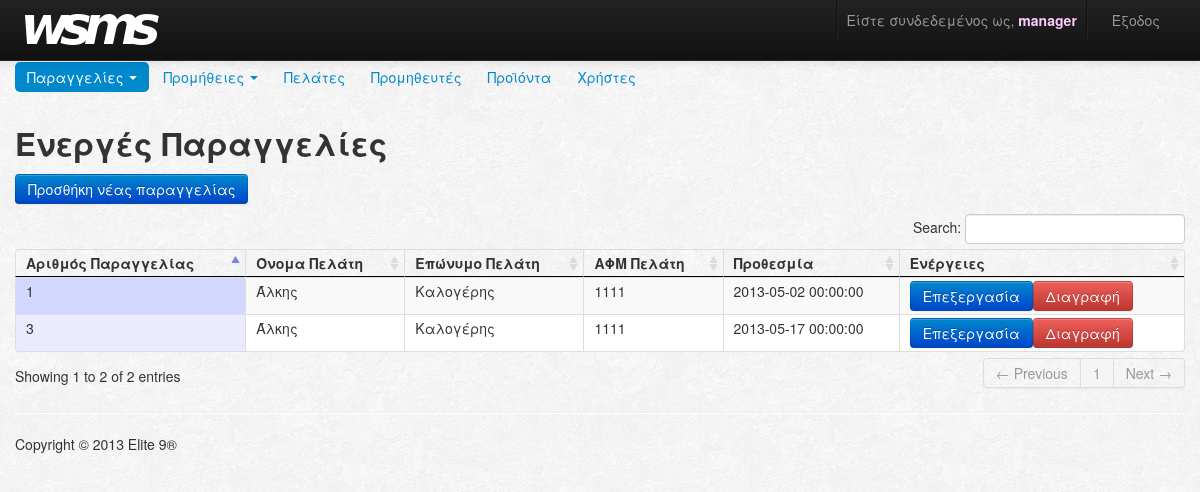
Page /saleOrder/index (signed in) on the committed database.
### tables this page shows
CREATE TABLE IF NOT EXISTS `saleorder` (
  `idSaleOrder` int(11) NOT NULL AUTO_INCREMENT,
  `dateUpdated` datetime NOT NULL,
  `dateCreated` datetime NOT NULL,
  `dateClosed` datetime DEFAULT NULL,
  `dateDue` datetime DEFAULT NULL,
  `customerSsn` varchar(9) NOT NULL,
  `idUser` int(11) NOT NULL,
  `status` enum('active','inactive','closed','problem') NOT NULL,
  `address` varchar(100) DEFAULT NULL,
  `updated` CHAR(0) DEFAULT NULL,
  PRIMARY KEY (`idSaleOrder`,`dateUpdated`),
  KEY `fk_OrderSale_Customer1_idx` (`customerSsn`),
  KEY `fk_OrderSale_User1_idx` (`idUser`)
);

CREATE TABLE IF NOT EXISTS `customer` (
  `ssn` varchar(9) NOT NULL,
  `name` varchar(45) NOT NULL,
  `surname` varchar(45) NOT NULL,
  `phone` varchar(20) DEFAULT NULL,
  `cellphone` varchar(20) DEFAULT NULL,
  `email` varchar(45) DEFAULT NULL,
  `address` varchar(100) NOT NULL,
  `zipCode` varchar(10) NOT NULL,
  `city` varchar(45) NOT NULL,
  `version` int(11) NOT NULL DEFAULT '0',
  PRIMARY KEY (`ssn`)
);

### index.php (called while the page is built, shortened)
<?php
$app = new Router();

### Models/entities/SaleOrder.php (called while the page is built, shortened)
<?php
class SaleOrder
{
    public function __construct($dateDue,
								$customerSsn,
								$idUser,
								$status,
								$middleProductObjArray,
								$dateCreated = null,
								$idSaleOrder = null,
								$dateUpdated = null,
								$dateClosed = null,
    							$address = null)
    {
		$this->idSaleOrder = $idSaleOrder;
		$this->dateDue = $dateDue;
    }
}

### Models/SaleOrderModel.php (called while the page is built, shortened)
<?php
require_once("entities/SaleOrder.php");
require_once("entities/Connector.php");
class SaleOrderModel extends Model
{
	public static function getSaleOrdersByStatus($username, $status)
	{
		$pdo = Connector::getPDO();
        try
        {
			$stmt = $pdo->prepare("SELECT idUser, role FROM user WHERE username = :username");
			$stmt->bindValue(":username", $username);
            $stmt->execute();
			$userCol = $stmt->fetch(PDO::FETCH_ASSOC);
			if( $userCol['role'] == 'MANAGER' )
			{
				$stmt = $pdo->prepare("SELECT * FROM saleorder
									  WHERE dateCreated <> dateUpdated
									  AND status = :status");
			}
			else
			{
				$stmt = $pdo->prepare("SELECT * FROM saleorder
									  WHERE idUser = :idUser
									  AND dateCreated <> dateUpdated
									  AND status = :status");
				$stmt->bindValue(":idUser", $userCol['idUser']);
			}
			$stmt->bindValue(":status", $status);
            $stmt->execute();
            $saleOrderColumns = $stmt->fetchAll();
            $saleOrderObjArray = array();
            foreach ($saleOrderColumns as $saleOrderCol)
            {
                $stmt = $pdo->prepare("SELECT sku, currentDescription, currentPriceSale, currentPriceSupply, currentDiscount, quantityCreated, quantityClosed
									  FROM saleorder_has_product
                                      WHERE idSaleOrder = :idSaleOrder
									  AND dateUpdated = :dateUpdated");
                $stmt->bindValue(":idSaleOrder", $saleOrderCol['idSaleOrder']);
				$stmt->bindValue(":dateUpdated", $saleOrderCol['dateUpdated']);
                $stmt->execute();
                $middleProductsColumns = $stmt->fetchAll();
                $middleProductObjArray = array();
                foreach ($middleProductsColumns as $middleProductsCol)
                {
                    $middleProductObjArray[] = new MiddleProduct($middleProductsCol['sku'],
																 $middleProductsCol['currentDescription'],
																 $middleProductsCol['currentPriceSale'],
																 $middleProductsCol['currentPriceSupply'],
																 $middleProductsCol['currentDiscount'],
																 $middleProductsCol['quantityCreated'],
																 $middleProductsCol['quantityClosed']);
                }
                $saleOrderObjArray[] =  new SaleOrder($saleOrderCol['dateDue'],
													  $saleOrderCol['customerSsn'],
													  $saleOrderCol['idUser'],
													  $saleOrderCol['status'],
													  $middleProductObjArray,
													  $saleOrderCol['dateCreated'],
													  $saleOrderCol['idSaleOrder'],
													  $saleOrderCol['dateUpdated'],
                									  $saleOrderCol['dateClosed'],
                									  $saleOrderCol['address']);
            }
            return $saleOrderObjArray;
		}
		catch(PDOException $e)
        {
			$pdo->rollBack();
			throw $e;
        }
	}
}

### Models/entities/Connector.php (called while the page is built, shortened)
<?php
class Connector
{
    private function __construct()
    {
        try
        {
            $username = "wsms";
        }
        catch(PDOException $e)
        {
	       echo $e->getMessage();
        }
    }
}

### Models/CustomerModel.php (called while the page is built, shortened)
<?php
require_once("entities/Connector.php");
class CustomerModel extends Model
{
    public static function getCustomerBySsn($customerSsn)
    {
		$pdo = Connector::getPDO();
        try
        {
            $stmt = $pdo->prepare("SELECT *
                                  FROM customer
                                  WHERE ssn = :customerSsn");
            $stmt->bindValue(":customerSsn", $customerSsn);
            $stmt->execute();
            $customerCol = $stmt->fetch(PDO::FETCH_ASSOC);
			return new Customer($customerCol['name'],
								$customerCol['surname'],
								$customerCol['ssn'],
								$customerCol['phone'],
								$customerCol['cellphone'],
								$customerCol['email'],
								$customerCol['address'],
								$customerCol['city'],
								$customerCol['zipCode']);
        }
        catch(PDOException $e)
        {
			throw $e;
        }
    }
}

### Views/sales/index.php (the view, shortened to what this page needs)
<?php
  require_once 'Views/navbars/navbar.php';
?>
<div class="container">
<h2>
	Ενεργές Παραγγελίες
</h2>
<p>
  <a href="<?php echo SALEORDER . "/addsaleorder"; ?>"><button class="btn btn-primary" type="button" >Προσθήκη νέας παραγγελίας</button></a>
</p>
<table cellpadding="0" cellspacing="0" border="0" class="table table-striped table-bordered" width="100%" id="saleorder_table">
<thead>
<tr>
	<th><strong>Αριθμός Παραγγελίας</strong></th>
	<th><strong>Όνομα Πελάτη</strong></th>
	<th><strong>Επώνυμο Πελάτη</strong></th>
	<th><strong>ΑΦΜ Πελάτη</strong></th>
	<th><strong>Προθεσμία</strong></th>
	<th><strong>Ενέργειες</strong></th>
</tr>
</thead>
<tbody>
<?php
	if (!empty($data)) {
		foreach ($data as &$value) {
			echo "<tr>";
			echo "<td>" . $value->id . "</td>";
			echo "<td>" . $value->name . "</td>";
			echo "<td>" . $value->surname . "</td>";
			echo "<td>" . $value->ssn . "</td>";
			echo "<td>" . $value->dateDue . "</td>";
			echo "<td>" . "<a href=\"" . SALEORDER . "/editsaleorder/" . $value->id . "\">" . "<button class=\"btn btn-primary\" type=\"button\" >Επεξεργασία</button></a>";
			echo "<a href=\"" . SALEORDER . "/deletesaleorder?ssn=" . $value->ssn . "\">" . "<button class=\"btn btn-danger\" type=\"button\" >Διαγραφή</button></td></a>";
			echo "</tr>";
		}
	}
?>
</tbody>
</table>
</div>

### rows in the picture
customer: name "Άλκης", surname "Καλογέρης", ssn "1111"
saleorder: idSaleOrder "1", dateDue "2013-05-02 00:00:00"
saleorder: idSaleOrder "3", dateDue "2013-05-17 00:00:00"

### other values in the picture
$_SESSION['username'] "manager"
